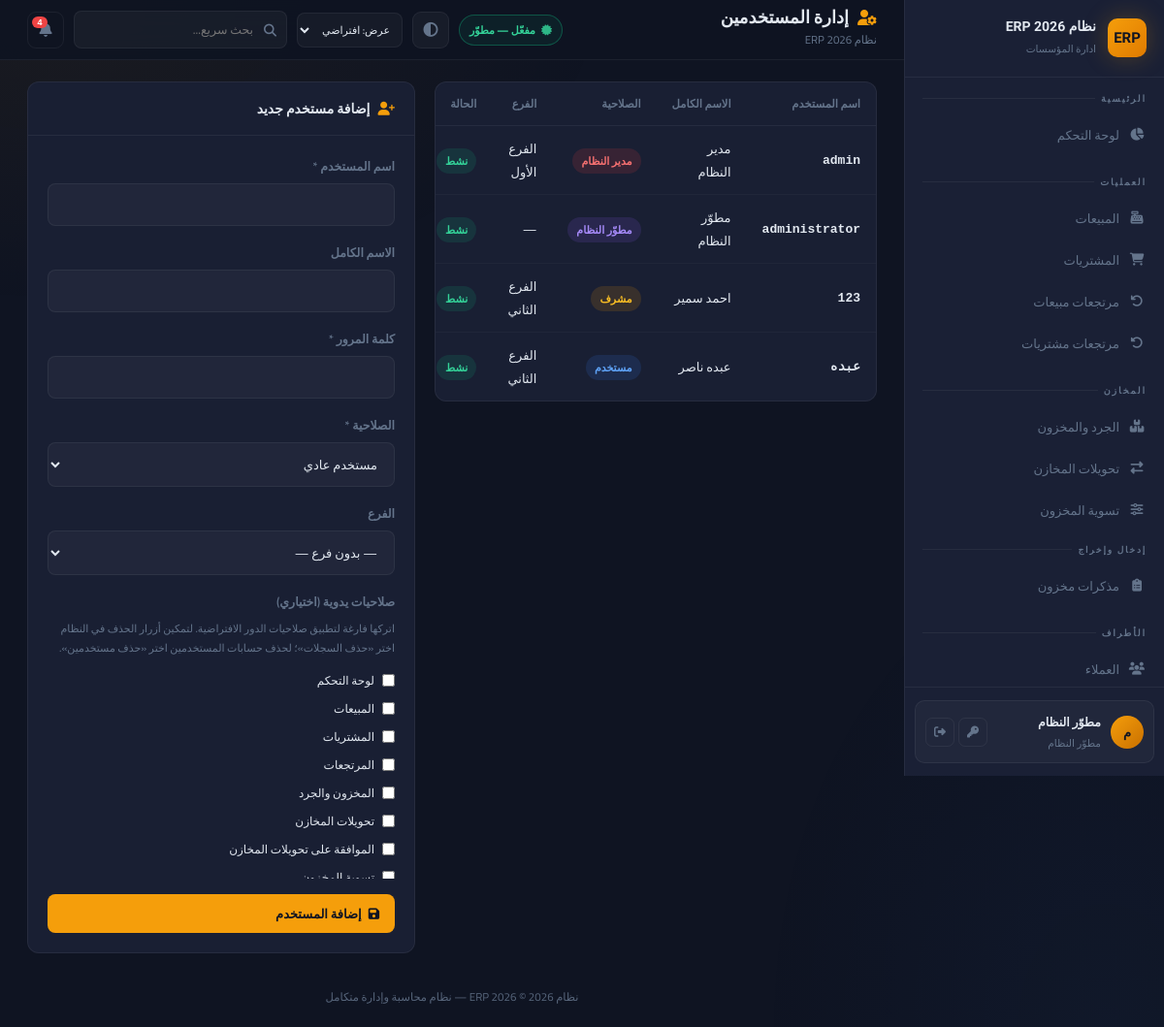
The page /settings/users (signed in) on the database as committed earlier.
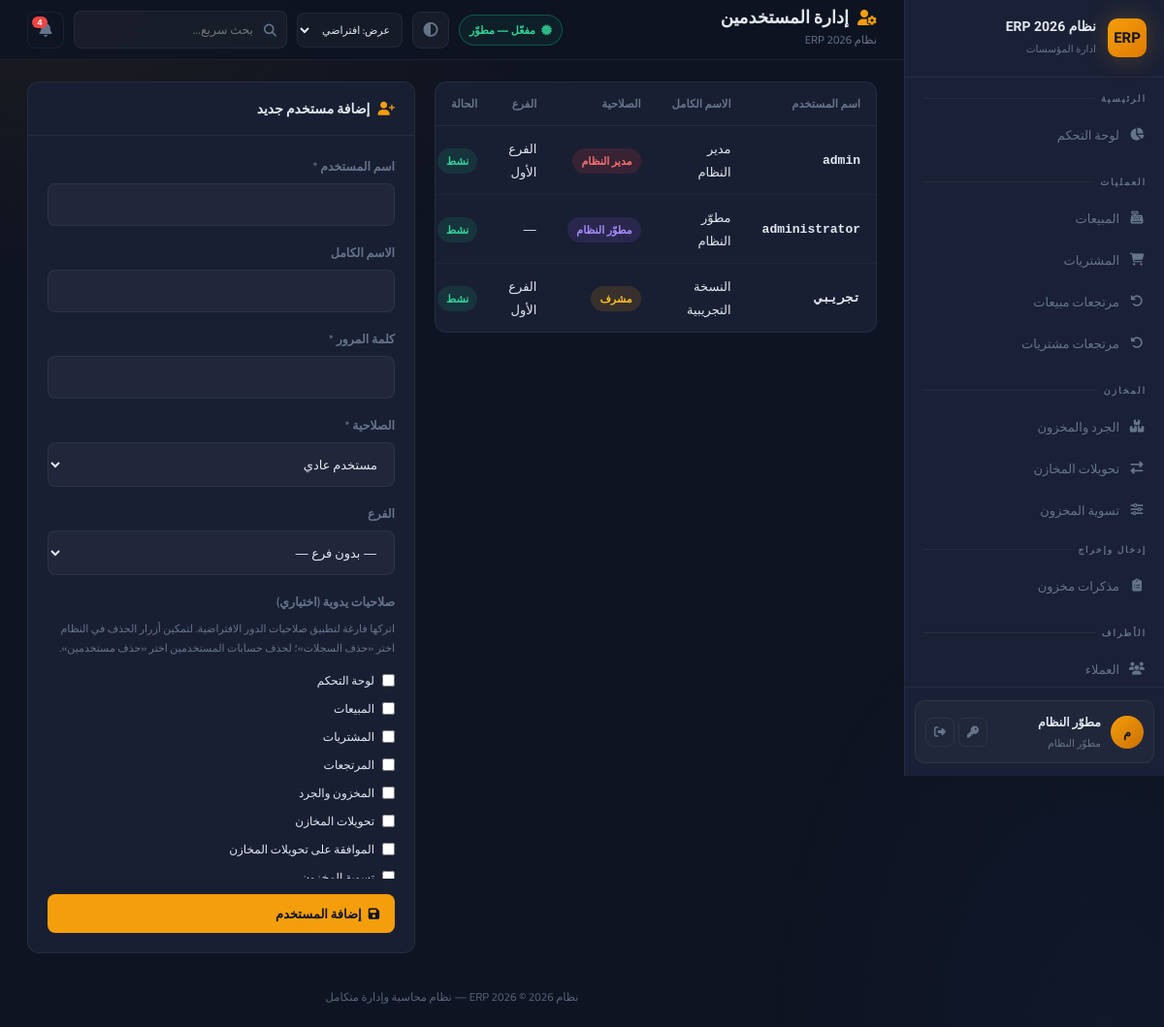
The same page on the database as committed later.
### app.py (models this page shows, shortened)
class AppSetting(db.Model):
    id = db.Column(db.Integer, primary_key=True)
    key = db.Column(db.String(80), unique=True, nullable=False)
    value = db.Column(db.Text)

class User(UserMixin, db.Model):
    id = db.Column(db.Integer, primary_key=True)
    username = db.Column(db.String(80), unique=True, nullable=False)
    password_hash = db.Column(db.String(256))
    full_name = db.Column(db.String(120))
    role = db.Column(db.String(20), default='user')  # developer, admin, manager, user
    branch_id = db.Column(db.Integer, db.ForeignKey('branch.id'))
    is_active = db.Column(db.Boolean, default=True)
    created_at = db.Column(db.DateTime, default=datetime.utcnow)
    last_seen = db.Column(db.DateTime, nullable=True)
    permissions = db.Column(db.Text)  # JSON list of permission keys; empty = استخدام صلاحيات الدور

class Branch(db.Model):
    id = db.Column(db.Integer, primary_key=True)
    name = db.Column(db.String(100), nullable=False)
    address = db.Column(db.String(200))
    phone = db.Column(db.String(20))
    is_active = db.Column(db.Boolean, default=True)
    users = db.relationship('User', backref='branch', lazy=True)
    warehouses = db.relationship('Warehouse', backref='branch', lazy=True)

### app.py (the view)
@app.route('/settings/users')
@login_required
@admin_required
def users():
    q = User.query
    if current_user.role != 'developer':
        q = q.filter(User.role != 'developer')
    users = q.order_by(User.id).all()
    branches = Branch.query.filter_by(is_active=True).all()
    return render_template(
        'users.html', users=users, branches=branches,
        default_perms_by_role=default_permissions_json_for_editor(current_user))

### app.py (called while the page is built, shortened)
@login_manager.user_loader
def load_user(user_id):
    return User.query.get(int(user_id))

def admin_required(f):
    @wraps(f)
    def decorated(*args, **kwargs):
        if not current_user.is_authenticated or current_user.role not in ['admin', 'manager', 'developer']:
            flash('ليس لديك صلاحية للوصول لهذه الصفحة', 'error')
            return redirect(safe_home_url_for(current_user))
        return f(*args, **kwargs)
    return decorated

def user_can(user, perm: str) -> bool:
    if not user or not user.is_authenticated:
        return False
    if getattr(user, 'role', None) == 'developer':
        return True

def user_can_approve_transfers(user) -> bool:
    if not user or not user.is_authenticated:
        return False
    if getattr(user, 'role', None) in ('developer', 'admin'):
        return True
    custom = _perm_list_from_user(user)
    if custom is not None:
        return 'transfer_approve' in custom
    return False

def user_can_delete_users_account(user) -> bool:
    if not user or not user.is_authenticated:
        return False
    if getattr(user, 'role', None) == 'developer':
        return True

def default_role_permission_set(role: str) -> set:
    keys_all = {k for k, _ in PERMISSION_KEYS}
    if role == 'developer':
        return set(keys_all)
    if role == 'admin':
        return keys_all - DEVELOPER_ONLY_PERMS
    if role == 'manager':
        return keys_all - MANAGER_DEFAULT_DENIED - DEVELOPER_ONLY_PERMS
    if role == 'user':
        return {
            'dashboard', 'sales', 'purchases', 'returns', 'inventory', 'transfers',
            'customers', 'suppliers', 'expenses', 'products', 'categories', 'reports',
        }
    return set()

def permission_keys_for_editor(viewer):
    if not viewer or not getattr(viewer, 'is_authenticated', False):
        return [x for x in PERMISSION_KEYS if x[0] not in DEVELOPER_ONLY_PERMS]
    if getattr(viewer, 'role', None) == 'developer':
        return list(PERMISSION_KEYS)
    return [x for x in PERMISSION_KEYS if x[0] not in DEVELOPER_ONLY_PERMS]

def default_permissions_json_for_editor(viewer):
    keys_visible = frozenset(k for k, _ in permission_keys_for_editor(viewer))
    roles = ['user', 'manager', 'admin']
    if getattr(viewer, 'role', None) == 'developer':
        roles.append('developer')
    return {r: sorted(default_role_permission_set(r) & keys_visible) for r in roles}

### templates/users.html (shortened to what this page needs)
{% extends 'base.html' %}
{% set block_icon = 'fas fa-user-cog' %}
{% block page_title %}إدارة المستخدمين{% endblock %}
{% block content %}
<div class="users-grid" style="display:grid;grid-template-columns:1fr 400px;gap:20px;align-items:start;">
<div class="card"><div class="table-container"><table>
    <thead><tr><th>اسم المستخدم</th><th>الاسم الكامل</th><th>الصلاحية</th><th>الفرع</th><th>الحالة</th><th></th></tr></thead>
    <tbody>
        {% for u in users %}
        <tr>
            <td style="font-weight:600;font-family:monospace;">{{ u.username }}</td>
            <td>{{ u.full_name or '—' }}</td>
            <td>
                {% if u.role == 'developer' %}<span class="badge badge-purple">مطوّر النظام</span>
                {% elif u.role == 'admin' %}<span class="badge badge-danger">مدير النظام</span>
                {% elif u.role == 'manager' %}<span class="badge badge-warning">مشرف</span>
                {% else %}<span class="badge badge-info">مستخدم</span>{% endif %}
            </td>
            <td>{{ u.branch.name if u.branch else '—' }}</td>
            <td><span class="badge {{ 'badge-success' if u.is_active else 'badge-secondary' }}">{{ 'نشط' if u.is_active else 'معطل' }}</span></td>
        </tr>
        {% endfor %}
    </tbody>
</table></div></div>
<div class="card">
    <div class="card-header"><div class="card-title"><i class="fas fa-user-plus"></i> إضافة مستخدم جديد</div></div>
    <div class="card-body">
        <form method="POST" action="{{ url_for('add_user') }}" id="addUserForm">
            <div class="form-group"><label class="form-label">اسم المستخدم *</label><input type="text" name="username" class="form-control" required></div>
            <div class="form-group"><label class="form-label">الاسم الكامل</label><input type="text" name="full_name" class="form-control"></div>
            <div class="form-group"><label class="form-label">كلمة المرور *</label><input type="password" name="password" class="form-control" required></div>
            <div class="form-group">
                <label class="form-label">الصلاحية *</label>
                <select name="role" class="form-control" required id="addUserRole">
                    <option value="user">مستخدم عادي</option>
                </select>
            </div>
            <div class="form-group">
                <label class="form-label">الفرع</label>
                <select name="branch_id" class="form-control">
                    <option value="">— بدون فرع —</option>
                </select>
            </div>
            <div class="form-group">
                <label class="form-label">صلاحيات يدوية (اختياري)</label>
                <small style="display:block;color:var(--text-muted);margin-bottom:8px;font-size:11px;">اتركها فارغة لتطبيق صلاحيات الدور الافتراضية. لتمكين أزرار الحذف في النظام اختر «حذف السجلات»؛ لحذف حسابات المستخدمين اختر «حذف مستخدمين».</small>
                <div style="display:grid;grid-template-columns:1fr;gap:6px;max-height:220px;overflow-y:auto;padding:4px 0;">
                    {% for key, label in permission_keys_edit %}
                    <label style="display:flex;align-items:center;gap:8px;font-size:12px;cursor:pointer;">
                        <input type="checkbox" name="perm" value="{{ key }}"> {{ label }}
                    </label>
                    {% endfor %}
                </div>
            </div>
            <button type="submit" class="btn btn-primary" style="width:100%;"><i class="fas fa-save"></i> إضافة المستخدم</button>
        </form>
    </div>
    </div>
</div>
{% endblock %}

### templates/base.html (shortened to what this page needs)
<!DOCTYPE html>
<html lang="ar" dir="rtl" data-theme="dark" data-layout-default="{{ layout_max_width | default('1400px') }}">
<head>
    <link rel="stylesheet" href="https://cdnjs.cloudflare.com/ajax/libs/font-awesome/6.5.0/css/all.min.css">
    <link rel="stylesheet" href="{{ url_for('static', filename='css/style.css') }}">
</head>
<body>
<aside class="sidebar" id="sidebar">
    <div class="sidebar-logo">
        <div class="logo-icon">ERP</div>
        <div class="logo-text">
            <div class="name" style="font-size:14px;line-height:1.25;">{{ app_brand_title }}</div>
            <div class="sub">{{ app_subtitle_brand }}</div>
        </div>
    </div>
    <nav class="sidebar-nav" id="sidebarNav" style="display:flex;flex-direction:column;padding-bottom:8px;">
        <div class="nav-section">
            <div class="nav-label">الرئيسية</div>
            {% if can('dashboard') %}
            <a href="{{ url_for('dashboard') }}" class="nav-link {% if request.endpoint=='dashboard' %}active{% endif %}">
                <i class="fas fa-chart-pie"></i><span class="label">لوحة التحكم</span>
            </a>
            {% endif %}
        </div>
        {% if can('sales') or can('purchases') or can('returns') %}
        <div class="nav-section">
            <div class="nav-label">العمليات</div>
            {% if can('sales') %}
            <a href="{{ url_for('sales') }}" class="nav-link {% if 'sale' in (request.endpoint or '') and 'return' not in (request.endpoint or '') and 'report' not in (request.endpoint or '') %}active{% endif %}">
                <i class="fas fa-cash-register"></i><span class="label">المبيعات</span>
            </a>
            {% endif %}
            {% if can('purchases') %}
            <a href="{{ url_for('purchases') }}" class="nav-link {% if 'purchase' in (request.endpoint or '') and 'return' not in (request.endpoint or '') and 'report' not in (request.endpoint or '') %}active{% endif %}">
                <i class="fas fa-shopping-cart"></i><span class="label">المشتريات</span>
            </a>
            {% endif %}
            {% if can('returns') %}
            <a href="{{ url_for('sale_returns') }}" class="nav-link {% if request.endpoint in ['sale_returns','new_sale_return'] %}active{% endif %}">
                <i class="fas fa-undo"></i><span class="label">مرتجعات مبيعات</span>
            </a>
            <a href="{{ url_for('purchase_returns') }}" class="nav-link {% if request.endpoint in ['purchase_returns','new_purchase_return'] %}active{% endif %}">
                <i class="fas fa-undo-alt"></i><span class="label">مرتجعات مشتريات</span>
            </a>
            {% endif %}
        </div>
        {% endif %}
        {% if can('inventory') or can('transfers') or can('adjust_stock') %}
        <div class="nav-section">
            <div class="nav-label">المخازن</div>
            {% if can('inventory') %}
            <a href="{{ url_for('inventory') }}" class="nav-link {% if request.endpoint=='inventory' %}active{% endif %}">
                <i class="fas fa-boxes"></i><span class="label">الجرد والمخزون</span>
            </a>
            {% endif %}
            {% if can('transfers') %}
            <a href="{{ url_for('transfers') }}" class="nav-link {% if 'transfer' in (request.endpoint or '') %}active{% endif %}">
                <i class="fas fa-exchange-alt"></i><span class="label">تحويلات المخازن</span>
            </a>
            {% endif %}
            {% if can('adjust_stock') %}
            <a href="{{ url_for('adjust_stock') }}" class="nav-link {% if request.endpoint=='adjust_stock' %}active{% endif %}">
                <i class="fas fa-sliders-h"></i><span class="label">تسوية المخزون</span>
            </a>
            {% endif %}
            {% if can('inventory') %}
            <div class="nav-label" style="padding-top:10px;font-size:9px;">إدخال وإخراج</div>
            <a href="{{ url_for('inventory_memos_list') }}" class="nav-link ">
                <i class="fas fa-clipboard-list"></i><span class="label">مذكرات مخزون</span>
            </a>
            {% endif %}
        </div>
        {% endif %}
        {% if can('customers') or can('suppliers') or can('employees') %}
        <div class="nav-section">
            <div class="nav-label">الأطراف</div>
            {% if can('customers') %}
            <a href="{{ url_for('customers') }}" class="nav-link {% if 'customer' in (request.endpoint or '') %}active{% endif %}">
                <i class="fas fa-users"></i><span class="label">العملاء</span>
            </a>
            {% endif %}
        </div>
        {% endif %}
    </nav>
    <div class="sidebar-footer">
        <div class="user-card">
            <div class="user-avatar">{{ (current_user.full_name or current_user.username)[0] }}</div>
            <div style="flex:1;min-width:0;">
                <div class="user-name">{{ current_user.full_name or current_user.username }}</div>
                <div class="user-role">{% if current_user.role=='developer' %}مطوّر النظام{% elif current_user.role=='admin' %}مدير النظام{% elif current_user.role=='manager' %}مشرف{% else %}مستخدم{% endif %}</div>
            </div>
            <div style="display:flex;gap:4px;margin-right:auto;">
                <a href="{{ url_for('change_password') }}" class="icon-btn" title="تغيير كلمة المرور"><i class="fas fa-key"></i></a>
                <a href="{{ url_for('logout') }}" class="icon-btn danger" title="تسجيل الخروج"><i class="fas fa-sign-out-alt"></i></a>
            </div>
        </div>
    </div>
</aside>
<main class="main-content">
    <div class="topbar">
        <div style="display:flex;align-items:center;gap:14px;">
            <div>
                <div class="page-title"><i class="{{ block_icon | default('fas fa-home') }}"></i>{% block page_title %}الرئيسية{% endblock %}</div>
                <div class="breadcrumb">{% block breadcrumb %}{{ app_brand_title }}{% endblock %}</div>
            </div>
        </div>
        <div class="topbar-right">
            {% if subscription_status %}
            <span class="sub-pill {% if subscription_status.kind in ('developer','permanent') %}ok{% elif subscription_status.kind in ('expired','none') %}bad{% else %}warn{% endif %}" title="حالة الاشتراك / الترخيص">
                <i class="fas fa-certificate" style="margin-left:6px;opacity:.85;"></i>{{ subscription_status.line }}
            </span>
            {% endif %}
            <button type="button" class="theme-toggle" onclick="erpToggleTheme()" title="تبديل الوضع الفاتح/الداكن"><i class="fas fa-adjust"></i></button>
            <div class="erp-device-layout-tools" style="display:flex;align-items:center;gap:6px;flex-shrink:0;" title="يُحفظ على هذا الجهاز/المتصفح فقط — لا يتبع حساب المستخدم">
                <select id="erpLayoutWidth" class="form-control" aria-label="عرض المحتوى" style="width:auto;min-width:104px;max-width:132px;padding:6px 8px;font-size:11px;border-radius:8px;cursor:pointer;">
                    <option value="">عرض: افتراضي</option>
                </select>
            </div>
            <div style="position:relative;" id="globalSearchWrapper">
                <div style="position:relative;">
                    <i class="fas fa-search" style="position:absolute;right:11px;top:50%;transform:translateY(-50%);color:var(--text-muted);font-size:13px;pointer-events:none;"></i>
                    <input type="text" id="globalSearchInput" placeholder="بحث سريع..." autocomplete="off"
                        style="width:220px;padding:7px 34px 7px 12px;background:rgba(255,255,255,.04);border:1px solid var(--border);
                               border-radius:8px;color:var(--text);font-family:Cairo,sans-serif;font-size:12.5px;transition:all .2s;"
                        onfocus="this.style.borderColor='var(--accent)';this.style.width='280px'"
                        onblur="setTimeout(()=>{this.style.borderColor='';this.style.width='220px';closeGlobalSearch()},200)">
                </div>
            </div>
            <div style="position:relative;" id="notifWrapper">
                <button class="notif-btn" onclick="toggleNotif()" title="الإشعارات">
                    <i class="fas fa-bell"></i>
                    <span class="notif-count" id="notifCount"></span>
                </button>
            </div>
        </div>
    </div>
    <div class="content fade-in">
        {% block content %}{% endblock %}
    </div>
    <div class="app-footer-note">{{ app_brand_title }} © 2026 — نظام محاسبة وإدارة متكامل</div>
</main>
</body>
</html>

### static/css/style.css (style rules this page uses)
.nav-link, .btn, .stat-card, .card { transition: all 0.2s ease; }

Rows that differ between the two databases and show on the page:
removed User: username "123", full_name "احمد سمير", role "مشرف", branch "الفرع الثاني", is_active "نشط"
removed User: username "عبده", full_name "عبده ناصر", role "مستخدم", branch "الفرع الثاني", is_active "نشط"
added User: username "تجريبي", full_name "النسخة التجريبية", role "مشرف", branch "الفرع الأول", is_active "نشط"
